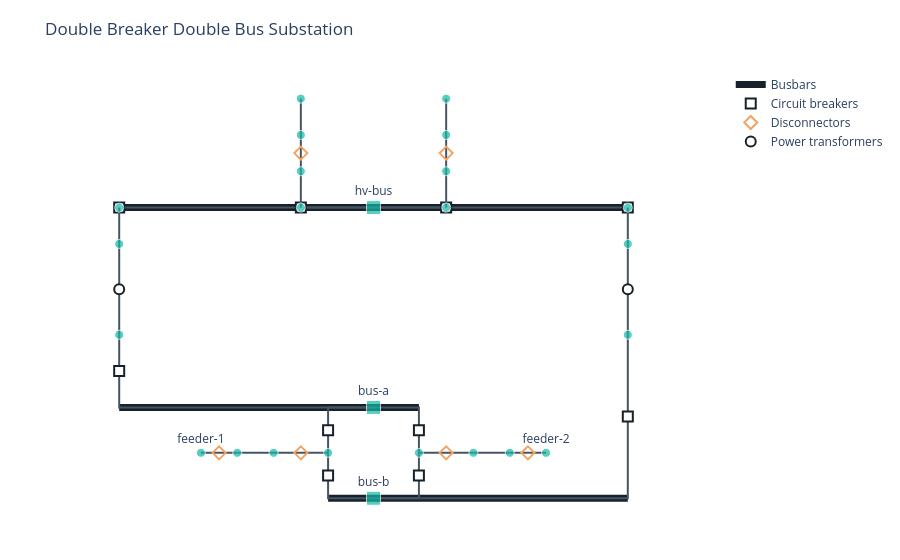

Write notebook code for a chart like this one.
### Markdown cell above
### Double Breaker, Double Bus

Each circuit is connected to both buses through its own pair of breakers, allowing either bus or breaker to be isolated while maintaining service.

### Code cell
from IPython.display import display
from gdm.systems.substation import build_reference_design

system = build_reference_design('double_breaker_double_bus')
display(system.plot_schematic(show=False))

### Figure 1 — Plotly figure (JSON) as saved in the notebook; plotly's stock layout.template omitted (floating-point values rounded to 4 significant figures)
{"data": [{"hovertemplate": "<b>bus-a</b><br>Busbar<extra></extra>", "line": {"color": "#17212b", "width": 7}, "mode": "lines", "name": "Busbars", "showlegend": true, "type": "scatter", "x": [-7, 1.25], "y": [2.5, 2.5]}, {"hovertemplate": "<b>hv-bus</b><br>Busbar<extra></extra>", "line": {"color": "#17212b", "width": 7}, "mode": "lines", "name": "Busbars", "showlegend": false, "type": "scatter", "x": [-7, 7], "y": [8, 8]}, {"hovertemplate": "<b>bus-b</b><br>Busbar<extra></extra>", "line": {"color": "#17212b", "width": 7}, "mode": "lines", "name": "Busbars", "showlegend": false, "type": "scatter", "x": [-1.25, 7], "y": [0, 0]}, {"hoverinfo": "skip", "line": {"color": "#465563", "width": 2}, "mode": "lines", "name": "Connections - CircuitBreaker", "showlegend": false, "type": "scatter", "x": [0, -1.25, -1.25, null, 0, 1.25, 1.25, null, 0, -7, -7, null, 0, -1.25, -1.25, null, 0, 1.25, 1.25, null, 0, 7, 7, null, 0, -2, -2, null, 0, 2, 2, null, 0, -7, -7, null, 0, 7, 7, null], "y": [2.5, 2.5, 1.25, null, 2.5, 2.5, 1.25, null, 2.5, 2.5, 4.5, null, 0, 0, 1.25, null, 0, 0, 1.25, null, 0, 0, 4.5, null, 8, 8, 8, null, 8, 8, 8, null, 8, 8, 8, null, 8, 8, 8, null]}, {"hoverinfo": "text", "hovertext": ["<b>feeder-1-bus-a-breaker</b><br>CircuitBreaker", "<b>feeder-2-bus-a-breaker</b><br>CircuitBreaker", "<b>transformer-1-lv-breaker</b><br>CircuitBreaker", "<b>feeder-1-bus-b-breaker</b><br>CircuitBreaker", "<b>feeder-2-bus-b-breaker</b><br>CircuitBreaker", "<b>transformer-2-lv-breaker</b><br>CircuitBreaker", "<b>incoming-line-1-breaker</b><br>CircuitBreaker", "<b>incoming-line-2-breaker</b><br>CircuitBreaker", "<b>transformer-1-hv-breaker</b><br>CircuitBreaker", "<b>transformer-2-hv-breaker</b><br>CircuitBreaker"], "marker": {"color": "white", "line": {"color": "#17212b", "width": 2}, "size": 10, "symbol": "square"}, "mode": "markers", "name": "Circuit breakers", "type": "scatter", "x": [-1.25, 1.25, -7, -1.25, 1.25, 7, -2, 2, -7, 7], "y": [1.875, 1.875, 3.5, 0.625, 0.625, 2.25, 8, 8, 8, 8]}, {"hoverinfo": "skip", "line": {"color": "#465563", "width": 2}, "mode": "lines", "name": "Connections - Disconnector", "showlegend": false, "type": "scatter", "x": [-1.25, -2.75, null, 1.25, 2.75, null, -2, -2, null, 2, 2, null, -3.75, -4.75, null, 3.75, 4.75, null], "y": [1.25, 1.25, null, 1.25, 1.25, null, 10, 9, null, 10, 9, null, 1.25, 1.25, null, 1.25, 1.25, null]}, {"hoverinfo": "text", "hovertext": ["<b>feeder-1-disconnector</b><br>Disconnector", "<b>feeder-2-disconnector</b><br>Disconnector", "<b>incoming-line-1-isolator</b><br>Disconnector", "<b>incoming-line-2-isolator</b><br>Disconnector", "<b>feeder-1-line-disconnector</b><br>Disconnector", "<b>feeder-2-line-disconnector</b><br>Disconnector"], "marker": {"color": "#f4a261", "line": {"color": "#17212b", "width": 2}, "size": 10, "symbol": "diamond-open"}, "mode": "markers", "name": "Disconnectors", "type": "scatter", "x": [-2, 2, -2, 2, -4.25, 4.25], "y": [1.25, 1.25, 9.5, 9.5, 1.25, 1.25]}, {"hoverinfo": "skip", "line": {"color": "#465563", "width": 2}, "mode": "lines", "name": "Connections - InstrumentTransformer", "showlegend": false, "type": "scatter", "x": [-2.75, -3.75, null, 2.75, 3.75, null, -2, -2, null, 2, 2, null, -7, -7, null, 7, 7, null], "y": [1.25, 1.25, null, 1.25, 1.25, null, 9, 8, null, 9, 8, null, 8, 7, null, 8, 7, null]}, {"hoverinfo": "skip", "line": {"color": "#465563", "width": 2}, "mode": "lines", "name": "Connections - LineTrap", "showlegend": false, "type": "scatter", "x": [-2, -2, null, 2, 2, null], "y": [11, 10, null, 11, 10, null]}, {"hoverinfo": "skip", "line": {"color": "#465563", "width": 2}, "mode": "lines", "name": "Connections - PowerTransformer", "showlegend": false, "type": "scatter", "x": [-7, -7, null, 7, 7, null], "y": [7, 4.5, null, 7, 4.5, null]}, {"hoverinfo": "text", "hovertext": ["<b>transformer-1</b><br>PowerTransformer", "<b>transformer-2</b><br>PowerTransformer"], "marker": {"color": "white", "line": {"color": "#17212b", "width": 2}, "size": 10, "symbol": "circle"}, "mode": "markers", "name": "Power transformers", "type": "scatter", "x": [-7, 7], "y": [5.75, 5.75]}, {"hoverinfo": "text", "hovertext": ["<b>bus-a</b><br>busbar<br>A,B,C<br>12.47 kV", "<b>bus-b</b><br>busbar<br>A,B,C<br>12.47 kV", "<b>feeder-1-circuit-node</b><br>junction<br>A,B,C<br>12.47 kV", "<b>feeder-1-node</b><br>junction<br>A,B,C<br>12.47 kV", "<b>feeder-2-circuit-node</b><br>junction<br>A,B,C<br>12.47 kV", "<b>feeder-2-node</b><br>junction<br>A,B,C<br>12.47 kV", "<b>hv-bus</b><br>busbar<br>A,B,C<br>69.0 kV", "<b>incoming-line-1-line-node</b><br>junction<br>A,B,C<br>69.0 kV", "<b>incoming-line-1-trap-node</b><br>junction<br>A,B,C<br>69.0 kV", "<b>incoming-line-1-isolator-node</b><br>junction<br>A,B,C<br>69.0 kV", "<b>incoming-line-1-ct-node</b><br>junction<br>A,B,C<br>69.0 kV", "<b>incoming-line-2-line-node</b><br>junction<br>A,B,C<br>69.0 kV", "<b>incoming-line-2-trap-node</b><br>junction<br>A,B,C<br>69.0 kV", "<b>incoming-line-2-isolator-node</b><br>junction<br>A,B,C<br>69.0 kV", "<b>incoming-line-2-ct-node</b><br>junction<br>A,B,C<br>69.0 kV", "<b>transformer-1-hv-node</b><br>junction<br>A,B,C<br>69.0 kV", "<b>transformer-1-hv-winding-node</b><br>junction<br>A,B,C<br>69.0 kV", "<b>transformer-1-lv-winding-node</b><br>junction<br>A,B,C<br>12.47 kV", "<b>transformer-2-hv-node</b><br>junction<br>A,B,C<br>69.0 kV", "<b>transformer-2-hv-winding-node</b><br>junction<br>A,B,C<br>69.0 kV", "<b>transformer-2-lv-winding-node</b><br>junction<br>A,B,C<br>12.47 kV", "<b>feeder-1-ct-node</b><br>junction<br>A,B,C<br>12.47 kV", "<b>feeder-1-line-node</b><br>junction<br>A,B,C<br>12.47 kV", "<b>feeder-2-ct-node</b><br>junction<br>A,B,C<br>12.47 kV", "<b>feeder-2-line-node</b><br>junction<br>A,B,C<br>12.47 kV"], "marker": {"color": "#14b8a6", "line": {"color": "white", "width": 1}, "size": [14, 14, 9, 9, 9, 9, 14, 9, 9, 9, 9, 9, 9, 9, 9, 9, 9, 9, 9, 9, 9, 9, 9, 9, 9], "symbol": ["square", "square", "circle", "circle", "circle", "circle", "square", "circle", "circle", "circle", "circle", "circle", "circle", "circle", "circle", "circle", "circle", "circle", "circle", "circle", "circle", "circle", "circle", "circle", "circle"]}, "mode": "markers+text", "name": "Busbar sections", "showlegend": false, "text": ["bus-a", "bus-b", "", "", "", "", "hv-bus", "", "", "", "", "", "", "", "", "", "", "", "", "", "", "", "feeder-1", "", "feeder-2"], "textposition": "top center", "type": "scatter", "x": [0.0, 0.0, -1.25, -2.75, 1.25, 2.75, 0.0, -2.0, -2.0, -2.0, -2.0, 2.0, 2.0, 2.0, 2.0, -7.0, -7.0, -7.0, 7.0, 7.0, 7.0, -3.75, -4.75, 3.75, 4.75], "y": [2.5, 0.0, 1.25, 1.25, 1.25, 1.25, 8.0, 11.0, 10.0, 9.0, 8.0, 11.0, 10.0, 9.0, 8.0, 8.0, 7.0, 4.5, 8.0, 7.0, 4.5, 1.25, 1.25, 1.25, 1.25]}], "layout": {"margin": {"b": 30, "l": 30, "r": 30, "t": 70}, "paper_bgcolor": "white", "plot_bgcolor": "white", "showlegend": true, "title": {"text": "Double Breaker Double Bus Substation"}, "xaxis": {"showgrid": false, "showticklabels": false, "visible": false, "zeroline": false}, "yaxis": {"scaleanchor": "x", "scaleratio": 1, "showgrid": false, "showticklabels": false, "visible": false, "zeroline": false}}}
